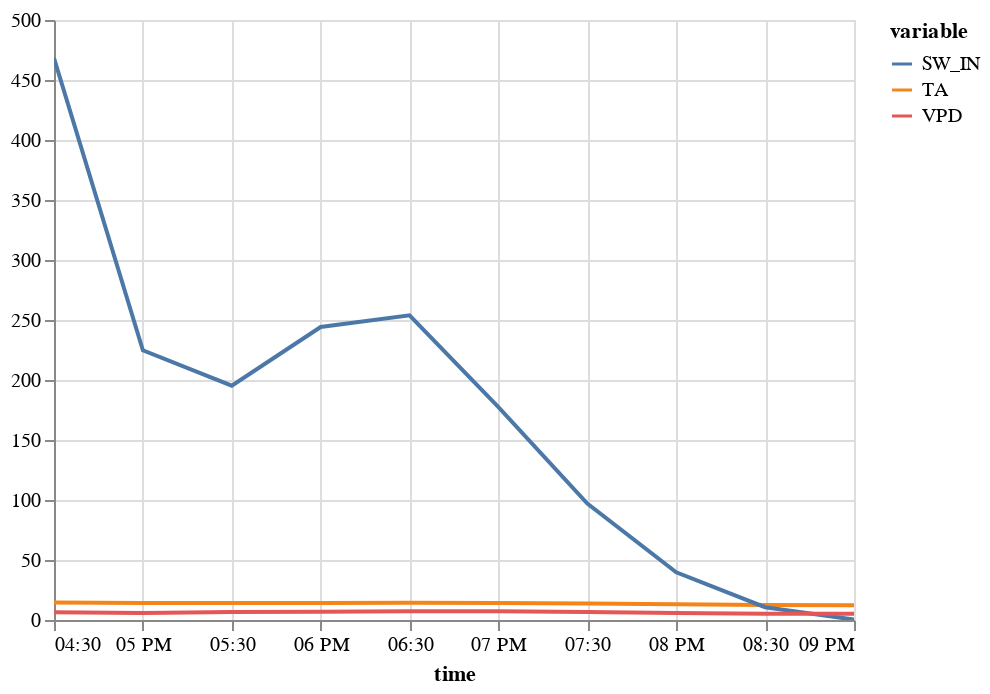

The notebook cell this image was saved under:
### Code cell
plot_line(m_df.tidy())

### Figure 1 — Vega-Lite specification as saved in the notebook (floating-point values rounded to 4 significant figures)
{"config": {"view": {"continuousWidth": 400, "continuousHeight": 300}}, "data": {"name": "data-78793625ad331c69629763c17f6779c5"}, "mark": "line", "encoding": {"color": {"field": "variable", "type": "nominal"}, "x": {"field": "time", "type": "temporal"}, "y": {"field": "value", "scale": {"zero": false}, "title": "", "type": "quantitative"}}, "params": [{"name": "param_56", "select": {"type": "interval"}, "bind": "scales"}], "$schema": "https://vega.github.io/schema/vega-lite/v5.2.0.json", "datasets": {"data-78793625ad331c69629763c17f6779c5": [{"time": "2000-06-15T16:30:00", "variable": "TA", "value": 14.65, "is_present": false}, {"time": "2000-06-15T17:00:00", "variable": "TA", "value": 14.22, "is_present": false}, {"time": "2000-06-15T17:30:00", "variable": "TA", "value": 14.11, "is_present": false}, {"time": "2000-06-15T18:00:00", "variable": "TA", "value": 14.23, "is_present": false}, {"time": "2000-06-15T18:30:00", "variable": "TA", "value": 14.4, "is_present": false}, {"time": "2000-06-15T19:00:00", "variable": "TA", "value": 14.09, "is_present": true}, {"time": "2000-06-15T19:30:00", "variable": "TA", "value": 13.71, "is_present": true}, {"time": "2000-06-15T20:00:00", "variable": "TA", "value": 13.08, "is_present": true}, {"time": "2000-06-15T20:30:00", "variable": "TA", "value": 12.41, "is_present": true}, {"time": "2000-06-15T21:00:00", "variable": "TA", "value": 12.27, "is_present": true}, {"time": "2000-06-15T16:30:00", "variable": "SW_IN", "value": 468.2, "is_present": true}, {"time": "2000-06-15T17:00:00", "variable": "SW_IN", "value": 224.8, "is_present": true}, {"time": "2000-06-15T17:30:00", "variable": "SW_IN", "value": 195.3, "is_present": true}, {"time": "2000-06-15T18:00:00", "variable": "SW_IN", "value": 244.2, "is_present": true}, {"time": "2000-06-15T18:30:00", "variable": "SW_IN", "value": 253.9, "is_present": true}, {"time": "2000-06-15T19:00:00", "variable": "SW_IN", "value": 177.3, "is_present": true}, {"time": "2000-06-15T19:30:00", "variable": "SW_IN", "value": 97.07, "is_present": true}, {"time": "2000-06-15T20:00:00", "variable": "SW_IN", "value": 39.71, "is_present": true}, {"time": "2000-06-15T20:30:00", "variable": "SW_IN", "value": 10.65, "is_present": true}, {"time": "2000-06-15T21:00:00", "variable": "SW_IN", "value": 0.32, "is_present": true}, {"time": "2000-06-15T16:30:00", "variable": "VPD", "value": 6.454, "is_present": false}, {"time": "2000-06-15T17:00:00", "variable": "VPD", "value": 5.799, "is_present": false}, {"time": "2000-06-15T17:30:00", "variable": "VPD", "value": 6.577, "is_present": false}, {"time": "2000-06-15T18:00:00", "variable": "VPD", "value": 6.931, "is_present": false}, {"time": "2000-06-15T18:30:00", "variable": "VPD", "value": 7.286, "is_present": false}, {"time": "2000-06-15T19:00:00", "variable": "VPD", "value": 7.251, "is_present": true}, {"time": "2000-06-15T19:30:00", "variable": "VPD", "value": 6.683, "is_present": true}, {"time": "2000-06-15T20:00:00", "variable": "VPD", "value": 5.851, "is_present": true}, {"time": "2000-06-15T20:30:00", "variable": "VPD", "value": 5.254, "is_present": true}, {"time": "2000-06-15T21:00:00", "variable": "VPD", "value": 5.164, "is_present": true}]}}
